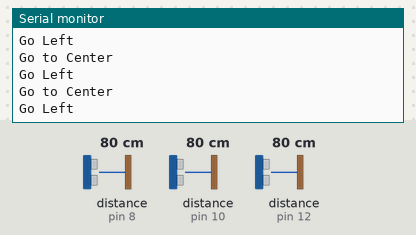
Bench run of a sketch on a simulated Arduino Uno, built with avr-gcc and run on an emulated ATmega328P. On the bench: the last lines printed to the serial monitor. Wiring (inferred from the names in the program): 3 × ultrasonic range finder: trigger pin 9, echo pin 8 / trigger pin 11, echo pin 10 / trigger pin 13, echo pin 12. Inputs (shaded band) come from the test bench; at power-on: distance to the obstacle (sensors on pin 8, pin 10, pin 12) 80 cm. The echo pulse lasts 58.3 µs per cm.

Above: at 1.2 s.
1.3 s: distance to the obstacle (sensor on pin 8) set to 35 cm
4.3 s: distance to the obstacle (sensor on pin 10) set to 60 cm
At 5.3 s:
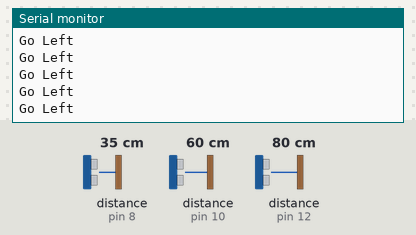
7.3 s: distance to the obstacle (sensor on pin 12) set to 2 cm
At 8.3 s:
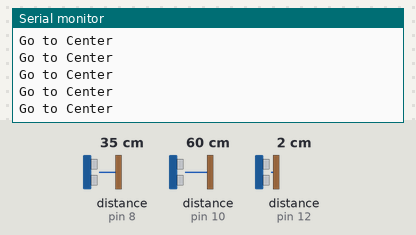
10.3 s: distance to the obstacle (sensor on pin 8) set to 60 cm
At 10.9 s:
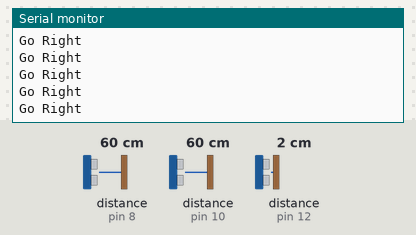
12.2 s: distance to the obstacle (sensor on pin 10) set to 120 cm
At 13.1 s:
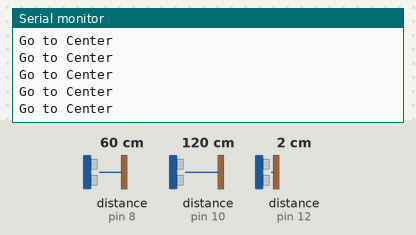

Measured:
- after the input at 10.3 s, the serial monitor: prints a new line after 0.07 s (image 3)

The sketch:

ChoUmPA___Car.ino
```cpp
#define TRIG_L 13
#define ECHO_L 12
#define TRIG_M1 11
#define ECHO_M1 10
#define TRIG_R 9
#define ECHO_R 8

float durL, durM1, durR;
float disL, disM1, disR;

void setup() {
  Serial.begin(9600);
  pinMode(TRIG_L, OUTPUT);
  pinMode(ECHO_L, INPUT);
  pinMode(TRIG_M1, OUTPUT);
  pinMode(ECHO_M1, INPUT);
  pinMode(TRIG_R, OUTPUT);
  pinMode(ECHO_R, INPUT);
}

void loop() {

  digitalWrite(TRIG_M1, HIGH);
  delayMicroseconds(10);
  digitalWrite(TRIG_M1, LOW);
  durM1  = pulseIn(ECHO_M1, HIGH);
  disM1 = durM1 * (17.0/1000);

  digitalWrite(TRIG_L, HIGH);
  delayMicroseconds(10); // Added this line
  digitalWrite(TRIG_L, LOW);
  durL = pulseIn(ECHO_L, HIGH);
  disL = durL * (17.0/1000);

  digitalWrite(TRIG_R, HIGH);
  delayMicroseconds(10);
  digitalWrite(TRIG_R, LOW);
  durR  = pulseIn(ECHO_R, HIGH);
  disR = durR * (17.0/1000);

  int check;
  if(disM1 <= disL)
    (disM1 < disR)?check = 1 : check = 3;
  else
    (disM1 < disL)?check = 1 : check = 2;

  bool dis;
  switch(check){
    case 1:
        (disR < disL)?dis = true : dis = false;
        if(dis == true)
          Serial.println("Go Left");
        else if(dis == false)
          Serial.println("Go Right");
    break;
    case 2:
        (disR < disM1)?dis = true : dis = false;
        if(dis == true)
          Serial.println("Go to Center");
        else if(dis == false)
          Serial.println("Go Right");
    break;
    case 3:
      (disL < disM1)?dis = true : dis = false;
        if(dis == true)
          Serial.println("Go to Center");
        else if(dis == false)
          Serial.println("Go Left");
    break;
  }
}
```
